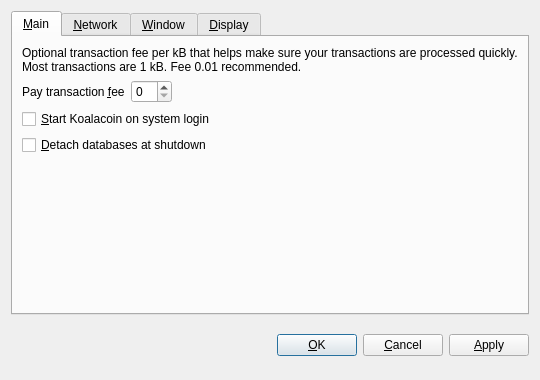
<?xml version="1.0" encoding="UTF-8"?>
<ui version="4.0">
 <class>OptionsDialog</class>
 <widget class="QDialog" name="OptionsDialog">
  <property name="geometry">
   <rect>
    <x>0</x>
    <y>0</y>
    <width>540</width>
    <height>380</height>
   </rect>
  </property>
  <property name="windowTitle">
   <string>Options</string>
  </property>
  <property name="modal">
   <bool>true</bool>
  </property>
  <layout class="QVBoxLayout" name="verticalLayout">
   <item>
    <widget class="QTabWidget" name="tabWidget">
     <property name="tabPosition">
      <enum>QTabWidget::North</enum>
     </property>
     <property name="currentIndex">
      <number>0</number>
     </property>
     <widget class="QWidget" name="tabMain">
      <attribute name="title">
       <string>&amp;Main</string>
      </attribute>
      <layout class="QVBoxLayout" name="verticalLayout_Main">
       <item>
        <widget class="QLabel" name="transactionFeeInfoLabel">
         <property name="text">
          <string>Optional transaction fee per kB that helps make sure your transactions are processed quickly. Most transactions are 1 kB. Fee 0.01 recommended.</string>
         </property>
         <property name="textFormat">
          <enum>Qt::PlainText</enum>
         </property>
         <property name="wordWrap">
          <bool>true</bool>
         </property>
        </widget>
       </item>
       <item>
        <layout class="QHBoxLayout" name="horizontalLayout_Main">
         <item>
          <widget class="QLabel" name="transactionFeeLabel">
           <property name="text">
            <string>Pay transaction &amp;fee</string>
           </property>
           <property name="textFormat">
            <enum>Qt::PlainText</enum>
           </property>
           <property name="buddy">
            <cstring>transactionFee</cstring>
           </property>
          </widget>
         </item>
         <item>
          <widget class="BitcoinAmountField" name="transactionFee"/>
         </item>
         <item>
          <spacer name="horizontalSpacer_Main">
           <property name="orientation">
            <enum>Qt::Horizontal</enum>
           </property>
           <property name="sizeHint" stdset="0">
            <size>
             <width>40</width>
             <height>20</height>
            </size>
           </property>
          </spacer>
         </item>
        </layout>
       </item>
       <item>
        <widget class="QCheckBox" name="bitcoinAtStartup">
         <property name="toolTip">
          <string>Automatically start Koalacoin after logging in to the system.</string>
         </property>
         <property name="text">
          <string>&amp;Start Koalacoin on system login</string>
         </property>
        </widget>
       </item>
       <item>
        <widget class="QCheckBox" name="detachDatabases">
         <property name="toolTip">
          <string>Detach block and address databases at shutdown. This means they can be moved to another data directory, but it slows down shutdown. The wallet is always detached.</string>
         </property>
         <property name="text">
          <string>&amp;Detach databases at shutdown</string>
         </property>
        </widget>
       </item>
       <item>
        <spacer name="verticalSpacer_Main">
         <property name="orientation">
          <enum>Qt::Vertical</enum>
         </property>
         <property name="sizeHint" stdset="0">
          <size>
           <width>20</width>
           <height>40</height>
          </size>
         </property>
        </spacer>
       </item>
      </layout>
     </widget>
     <widget class="QWidget" name="tabNetwork">
      <attribute name="title">
       <string>&amp;Network</string>
      </attribute>
      <layout class="QVBoxLayout" name="verticalLayout_Network">
       <item>
        <widget class="QCheckBox" name="mapPortUpnp">
         <property name="toolTip">
          <string>Automatically open the Koalacoin client port on the router. This only works when your router supports UPnP and it is enabled.</string>
         </property>
         <property name="text">
          <string>Map port using &amp;UPnP</string>
         </property>
        </widget>
       </item>
       <item>
        <widget class="QCheckBox" name="connectSocks">
         <property name="toolTip">
          <string>Connect to the Koalacoin network through a SOCKS proxy (e.g. when connecting through Tor).</string>
         </property>
         <property name="text">
          <string>&amp;Connect through SOCKS proxy:</string>
         </property>
        </widget>
       </item>
       <item>
        <layout class="QHBoxLayout" name="horizontalLayout_Network">
         <item>
          <widget class="QLabel" name="proxyIpLabel">
           <property name="text">
            <string>Proxy &amp;IP:</string>
           </property>
           <property name="textFormat">
            <enum>Qt::PlainText</enum>
           </property>
           <property name="buddy">
            <cstring>proxyIp</cstring>
           </property>
          </widget>
         </item>
         <item>
          <widget class="QValidatedLineEdit" name="proxyIp">
           <property name="maximumSize">
            <size>
             <width>140</width>
             <height>16777215</height>
            </size>
           </property>
           <property name="toolTip">
            <string>IP address of the proxy (e.g. 127.0.0.1)</string>
           </property>
          </widget>
         </item>
         <item>
          <widget class="QLabel" name="proxyPortLabel">
           <property name="text">
            <string>&amp;Port:</string>
           </property>
           <property name="textFormat">
            <enum>Qt::PlainText</enum>
           </property>
           <property name="buddy">
            <cstring>proxyPort</cstring>
           </property>
          </widget>
         </item>
         <item>
          <widget class="QLineEdit" name="proxyPort">
           <property name="maximumSize">
            <size>
             <width>55</width>
             <height>16777215</height>
            </size>
           </property>
           <property name="toolTip">
            <string>Port of the proxy (e.g. 9050)</string>
           </property>
          </widget>
         </item>
         <item>
          <widget class="QLabel" name="socksVersionLabel">
           <property name="text">
            <string>SOCKS &amp;Version:</string>
           </property>
           <property name="textFormat">
            <enum>Qt::PlainText</enum>
           </property>
           <property name="buddy">
            <cstring>socksVersion</cstring>
           </property>
          </widget>
         </item>
         <item>
          <widget class="QValueComboBox" name="socksVersion">
           <property name="toolTip">
            <string>SOCKS version of the proxy (e.g. 5)</string>
           </property>
          </widget>
         </item>
         <item>
          <spacer name="horizontalSpacer_Network">
           <property name="orientation">
            <enum>Qt::Horizontal</enum>
           </property>
           <property name="sizeHint" stdset="0">
            <size>
             <width>40</width>
             <height>20</height>
            </size>
           </property>
          </spacer>
         </item>
        </layout>
       </item>
       <item>
        <spacer name="verticalSpacer_Network">
         <property name="orientation">
          <enum>Qt::Vertical</enum>
         </property>
         <property name="sizeHint" stdset="0">
          <size>
           <width>20</width>
           <height>40</height>
          </size>
         </property>
        </spacer>
       </item>
      </layout>
     </widget>
     <widget class="QWidget" name="tabWindow">
      <attribute name="title">
       <string>&amp;Window</string>
      </attribute>
      <layout class="QVBoxLayout" name="verticalLayout_Window">
       <item>
        <widget class="QCheckBox" name="minimizeToTray">
         <property name="toolTip">
          <string>Show only a tray icon after minimizing the window.</string>
         </property>
         <property name="text">
          <string>&amp;Minimize to the tray instead of the taskbar</string>
         </property>
        </widget>
       </item>
       <item>
        <widget class="QCheckBox" name="minimizeOnClose">
         <property name="toolTip">
          <string>Minimize instead of exit the application when the window is closed. When this option is enabled, the application will be closed only after selecting Quit in the menu.</string>
         </property>
         <property name="text">
          <string>M&amp;inimize on close</string>
         </property>
        </widget>
       </item>
       <item>
        <spacer name="verticalSpacer_Window">
         <property name="orientation">
          <enum>Qt::Vertical</enum>
         </property>
         <property name="sizeHint" stdset="0">
          <size>
           <width>20</width>
           <height>40</height>
          </size>
         </property>
        </spacer>
       </item>
      </layout>
     </widget>
     <widget class="QWidget" name="tabDisplay">
      <attribute name="title">
       <string>&amp;Display</string>
      </attribute>
      <layout class="QVBoxLayout" name="verticalLayout_Display">
       <item>
        <layout class="QHBoxLayout" name="horizontalLayout_1_Display">
         <item>
          <widget class="QLabel" name="langLabel">
           <property name="text">
            <string>User Interface &amp;language:</string>
           </property>
           <property name="textFormat">
            <enum>Qt::PlainText</enum>
           </property>
           <property name="buddy">
            <cstring>lang</cstring>
           </property>
          </widget>
         </item>
         <item>
          <widget class="QValueComboBox" name="lang">
           <property name="toolTip">
            <string>The user interface language can be set here. This setting will take effect after restarting Koalacoin.</string>
           </property>
          </widget>
         </item>
        </layout>
       </item>
       <item>
        <layout class="QHBoxLayout" name="horizontalLayout_2_Display">
         <item>
          <widget class="QLabel" name="unitLabel">
           <property name="text">
            <string>&amp;Unit to show amounts in:</string>
           </property>
           <property name="textFormat">
            <enum>Qt::PlainText</enum>
           </property>
           <property name="buddy">
            <cstring>unit</cstring>
           </property>
          </widget>
         </item>
         <item>
          <widget class="QValueComboBox" name="unit">
           <property name="toolTip">
            <string>Choose the default subdivision unit to show in the interface and when sending coins.</string>
           </property>
          </widget>
         </item>
        </layout>
       </item>
       <item>
        <widget class="QCheckBox" name="displayAddresses">
         <property name="toolTip">
          <string>Whether to show Koalacoin addresses in the transaction list or not.</string>
         </property>
         <property name="text">
          <string>&amp;Display addresses in transaction list</string>
         </property>
        </widget>
       </item>
       <item>
        <widget class="QCheckBox" name="coinControlFeatures">
         <property name="toolTip">
          <string>Whether to show coin control features or not.</string>
         </property>
         <property name="text">
          <string>Display coin &amp;control features (experts only!)</string>
         </property>
        </widget>
       </item>
       <item>
        <spacer name="verticalSpacer_Display">
         <property name="orientation">
          <enum>Qt::Vertical</enum>
         </property>
         <property name="sizeHint" stdset="0">
          <size>
           <width>20</width>
           <height>40</height>
          </size>
         </property>
        </spacer>
       </item>
      </layout>
     </widget>
    </widget>
   </item>
   <item>
    <layout class="QHBoxLayout" name="horizontalLayout_Buttons">
     <item>
      <spacer name="horizontalSpacer_1">
       <property name="orientation">
        <enum>Qt::Horizontal</enum>
       </property>
       <property name="sizeHint" stdset="0">
        <size>
         <width>40</width>
         <height>48</height>
        </size>
       </property>
      </spacer>
     </item>
     <item>
      <widget class="QLabel" name="statusLabel">
       <property name="font">
        <font>
         <weight>75</weight>
         <bold>true</bold>
        </font>
       </property>
       <property name="text">
        <string/>
       </property>
       <property name="textFormat">
        <enum>Qt::PlainText</enum>
       </property>
       <property name="wordWrap">
        <bool>true</bool>
       </property>
      </widget>
     </item>
     <item>
      <spacer name="horizontalSpacer_2">
       <property name="orientation">
        <enum>Qt::Horizontal</enum>
       </property>
       <property name="sizeHint" stdset="0">
        <size>
         <width>40</width>
         <height>48</height>
        </size>
       </property>
      </spacer>
     </item>
     <item>
      <widget class="QPushButton" name="okButton">
       <property name="text">
        <string>&amp;OK</string>
       </property>
      </widget>
     </item>
     <item>
      <widget class="QPushButton" name="cancelButton">
       <property name="text">
        <string>&amp;Cancel</string>
       </property>
       <property name="autoDefault">
        <bool>false</bool>
       </property>
      </widget>
     </item>
     <item>
      <widget class="QPushButton" name="applyButton">
       <property name="text">
        <string>&amp;Apply</string>
       </property>
       <property name="autoDefault">
        <bool>false</bool>
       </property>
      </widget>
     </item>
    </layout>
   </item>
  </layout>
 </widget>
 <customwidgets>
  <customwidget>
   <class>BitcoinAmountField</class>
   <extends>QSpinBox</extends>
   <header>bitcoinamountfield.h</header>
  </customwidget>
  <customwidget>
   <class>QValueComboBox</class>
   <extends>QComboBox</extends>
   <header>qvaluecombobox.h</header>
  </customwidget>
  <customwidget>
   <class>QValidatedLineEdit</class>
   <extends>QLineEdit</extends>
   <header>qvalidatedlineedit.h</header>
  </customwidget>
 </customwidgets>
 <resources/>
 <connections/>
</ui>
